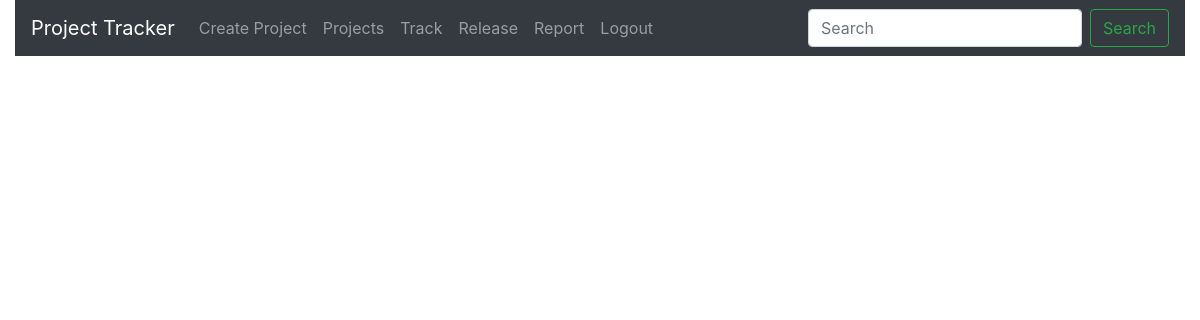
/9/Project (signed in), run on an earlier commit of the app's database.
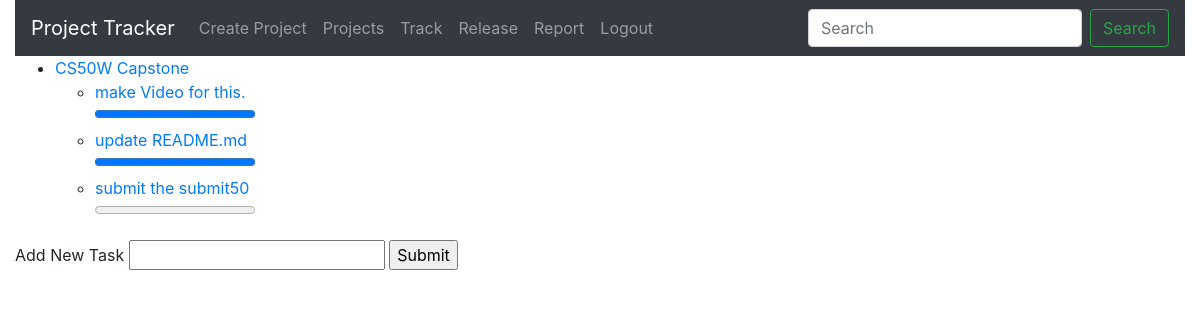
And on a later commit of the database.
### Pmanage/models.py (models this page shows)
class Project(models.Model):
    Project_name=models.CharField(max_length=64)
    team=models.IntegerField()
    complete_percentage=models.IntegerField()
    createdate=datetime.datetime.now()
    max_day=models.IntegerField()
    status=models.CharField(max_length=64,default="unrelease")

class Tasks(models.Model):
    projectid=models.ForeignKey(Project,on_delete=models.CASCADE,name="Pid")
    taskname=models.CharField(max_length=64)
    taskpercentage=models.IntegerField(default=0)

### Pmanage/views.py (the view)
# urls.py: path('<int:id>/Project',views.intproject,name="PID"),
@login_required
def intproject(request, id):
    showproject = Project.objects.filter(id=id)
    showtasks = Tasks.objects.filter(Pid=id)
    return render(request, "Pmanage/projectID.html", {
        "Project": showproject, "Tasks": showtasks
    })

### Pmanage/templates/Pmanage/projectID.html (shortened to what this page needs)
{% extends 'Pmanage/layout.html' %}
{% block body %}
{% for p in Project %}
<ul>
    <li><a href="{% url 'PID' p.id %}">{{p.Project_name}}</a></li>
    {% for t in Tasks %}
    <ul>
        <li><a href="{% url 'inditask' t.id %}"  >{{t.taskname}}</a></li>
        <progress value="{{t.taskpercentage}}" max="100"  id="progressbar"></progress>
    </ul>
    {% endfor %}
</ul>
<form method="POST" action="{% url 'Cplan' p.id %}">
Add New Task
    <input type="text" name="task1">
    <input type="submit">
</form>
{% endfor %}
{% endblock %}

What changed in the data, as far as the page shows it:
added Project: Project_name "CS50W Capstone"
added Tasks: taskname "make Video for this.", taskpercentage 100 (drawn)
added Tasks: taskname "update README.md", taskpercentage 100 (drawn)
added Tasks: taskname "submit the submit50", taskpercentage 0 (drawn)
